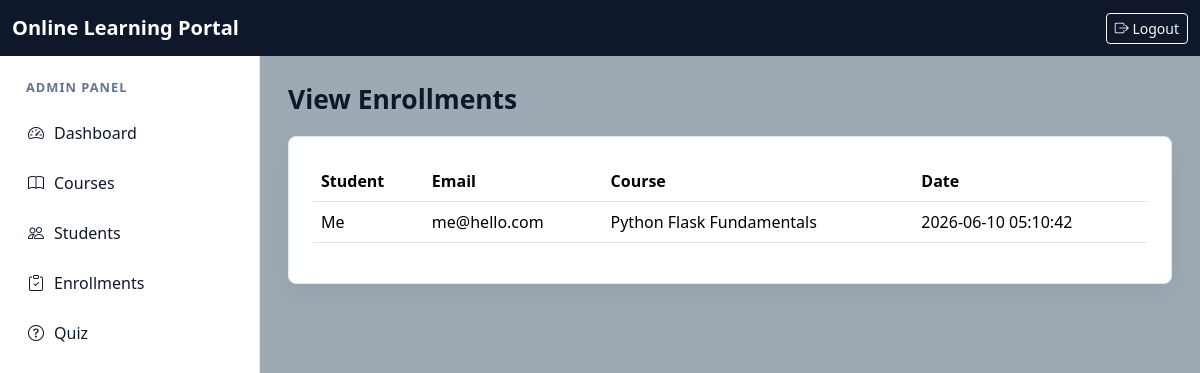
The page /admin/enrollments (signed in) on the database its author committed.
### tables this page shows
CREATE TABLE users (
            id INTEGER PRIMARY KEY AUTOINCREMENT,
            name TEXT NOT NULL,
            email TEXT NOT NULL UNIQUE,
            password TEXT NOT NULL,
            role TEXT NOT NULL DEFAULT 'student' CHECK (role IN ('admin', 'student')),
            phone TEXT,
            created_at TEXT DEFAULT CURRENT_TIMESTAMP
        );

CREATE TABLE enrollments (
            id INTEGER PRIMARY KEY AUTOINCREMENT,
            user_id INTEGER NOT NULL,
            course_id INTEGER NOT NULL,
            enrolled_at TEXT DEFAULT CURRENT_TIMESTAMP,
            UNIQUE (user_id, course_id),
            FOREIGN KEY (user_id) REFERENCES users(id) ON DELETE CASCADE,
            FOREIGN KEY (course_id) REFERENCES courses(id) ON DELETE CASCADE
        );

CREATE TABLE courses (
            id INTEGER PRIMARY KEY AUTOINCREMENT,
            title TEXT NOT NULL,
            description TEXT NOT NULL,
            category TEXT NOT NULL,
            thumbnail TEXT,
            video_link TEXT,
            pdf_link TEXT,
            created_at TEXT DEFAULT CURRENT_TIMESTAMP,
            updated_at TEXT DEFAULT CURRENT_TIMESTAMP
        );

### app.py (the view)
@app.route("/admin/enrollments")
@login_required("admin")
def admin_enrollments():
    enrollments = query(
        """
        SELECT e.enrolled_at, u.name, u.email, c.title
        FROM enrollments e
        JOIN users u ON u.id=e.user_id
        JOIN courses c ON c.id=e.course_id
        ORDER BY e.enrolled_at DESC
        """
    )
    return render_template("admin/enrollments.html", enrollments=enrollments)

### app.py (called while the page is built)
def db():
    conn = sqlite3.connect(DATABASE_PATH)
    conn.row_factory = sqlite3.Row
    conn.execute("PRAGMA foreign_keys = ON")
    return conn

def query(sql: str, params: tuple = (), one: bool = False, commit: bool = False):
    conn = db()
    cursor = conn.cursor()
    sql = sql.replace("%s", "?")
    cursor.execute(sql, params)
    if commit:
        conn.commit()
        last_id = cursor.lastrowid
        cursor.close()
        conn.close()
        return last_id
    rows = [dict(row) for row in cursor.fetchall()]
    cursor.close()
    conn.close()
    return rows[0] if one and rows else (None if one else rows)

def login_required(role: str | None = None):
    def decorator(view):
        @wraps(view)
        def wrapper(*args, **kwargs):
            if "user_id" not in session:
                return redirect(url_for("login"))
            if role and session.get("role") != role:
                flash("You do not have permission to access that page.", "danger")
                return redirect(url_for("index"))
            return view(*args, **kwargs)
        return wrapper
    return decorator

def current_user():
    if "user_id" not in session:
        return None
    return query(
        "SELECT id, name, email, role, phone, created_at FROM users WHERE id=%s",
        (session["user_id"],),
        one=True,
    )

@app.context_processor
def inject_user():
    return {"current_user": current_user()}

### templates/admin/enrollments.html
{% extends "base.html" %}
{% set title = "View Enrollments" %}
{% set heading = "View Enrollments" %}
{% block content %}
<div class="feature-card p-4">
  <div class="table-responsive">
    <table class="table align-middle">
      <thead><tr><th>Student</th><th>Email</th><th>Course</th><th>Date</th></tr></thead>
      <tbody>{% for row in enrollments %}<tr><td>{{ row.name }}</td><td>{{ row.email }}</td><td>{{ row.title }}</td><td>{{ row.enrolled_at }}</td></tr>{% endfor %}</tbody>
    </table>
  </div>
</div>
{% endblock %}

### templates/_sidebar.html (shortened to what this page needs)
<aside class="sidebar">
  <div class="sidebar-title">{{ session.get("role", "")|capitalize }} Panel</div>
  {% if session.get("role") == "admin" %}
    <a class="sidebar-link" href="{{ url_for('admin_dashboard') }}"><i class="bi bi-speedometer2"></i><span>Dashboard</span></a>
    <a class="sidebar-link" href="{{ url_for('admin_courses') }}"><i class="bi bi-book"></i><span>Courses</span></a>
    <a class="sidebar-link" href="{{ url_for('admin_students') }}"><i class="bi bi-people"></i><span>Students</span></a>
    <a class="sidebar-link" href="{{ url_for('admin_enrollments') }}"><i class="bi bi-clipboard-check"></i><span>Enrollments</span></a>
    <a class="sidebar-link" href="{{ url_for('admin_quiz') }}"><i class="bi bi-question-circle"></i><span>Quiz</span></a>
  {% endif %}
</aside>

### assets/css/style.css (style rules this page uses)
:root { --primary: #2563eb; --secondary: #0f172a; --background: #9daab4; --border: #e2e8f0; --muted: #64748b; }
body { background: var(--background); color: var(--secondary); font-family: system-ui, -apple-system, BlinkMacSystemFont, "Segoe UI", sans-serif; }
.feature-card, .course-card, .stat-card, .certificate { border: 1px solid var(--border); border-radius: 8px; background: #fff; box-shadow: 0 10px 30px rgba(15, 23, 42, .06); }
.sidebar { background: #fff; border-right: 1px solid var(--border); padding: 22px 16px; }
.sidebar-title { color: var(--muted); font-size: .8rem; font-weight: 700; letter-spacing: .08em; margin: 0 10px 14px; text-transform: uppercase; }
.sidebar-link { align-items: center; border-radius: 8px; color: var(--secondary); display: flex; gap: 10px; margin-bottom: 6px; padding: 10px 12px; text-decoration: none; }

### rows shown on the page
users: get "ADMIN"
enrollments: name "Me", email "me@hello.com", title "Python Flask Fundamentals", enrolled_at "2026-06-10 05:10:42"

### other values the page prints
{{ heading|default(title|default("Dashboard")) }} "View Enrollments"
